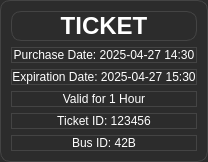
<?xml version="1.0" encoding="UTF-8"?>
<ui version="4.0">
 <class>TicketWidget</class>
 <widget class="QWidget" name="TicketWidget">
  <property name="styleSheet">
   <string notr="true">
    background-color: #2c2c2c;
    border: 1px solid #444;
    border-radius: 10px;
    color: #ffffff;
   </string>
  </property>
  <property name="sizePolicy">
   <sizepolicy hsizetype="Preferred" vsizetype="MinimumExpanding">
    <horstretch>0</horstretch>
    <verstretch>0</verstretch>
   </sizepolicy>
  </property>
  <layout class="QVBoxLayout" name="verticalLayout">
   <item>
    <widget class="QLabel" name="titleLabel">
     <property name="font">
      <font>
       <family>Arial</family>
       <pointsize>18</pointsize>
       <bold>true</bold>
      </font>
     </property>
     <property name="text">
      <string>TICKET</string>
     </property>
     <property name="alignment">
      <set>Qt::AlignCenter</set>
     </property>
    </widget>
   </item>
   <item>
    <widget class="QLabel" name="purchaseDateLabel">
     <property name="text">
      <string>Purchase Date: 2025-04-27 14:30</string>
     </property>
     <property name="alignment">
      <set>Qt::AlignCenter</set>
     </property>
    </widget>
   </item>
   <item>
    <widget class="QLabel" name="expirationDateLabel">
     <property name="text">
      <string>Expiration Date: 2025-04-27 15:30</string>
     </property>
     <property name="alignment">
      <set>Qt::AlignCenter</set>
     </property>
    </widget>
   </item>
   <item>
    <widget class="QLabel" name="validityLabel">
     <property name="text">
      <string>Valid for 1 Hour</string>
     </property>
     <property name="alignment">
      <set>Qt::AlignCenter</set>
     </property>
    </widget>
   </item>
   <item>
    <widget class="QLabel" name="ticketIdLabel">
     <property name="text">
      <string>Ticket ID: 123456</string>
     </property>
     <property name="alignment">
      <set>Qt::AlignCenter</set>
     </property>
    </widget>
   </item>
   <item>
    <widget class="QLabel" name="busIdLabel">
     <property name="text">
      <string>Bus ID: 42B</string>
     </property>
     <property name="alignment">
      <set>Qt::AlignCenter</set>
     </property>
    </widget>
   </item>
  </layout>
 </widget>
 <resources/>
 <connections/>
</ui>
